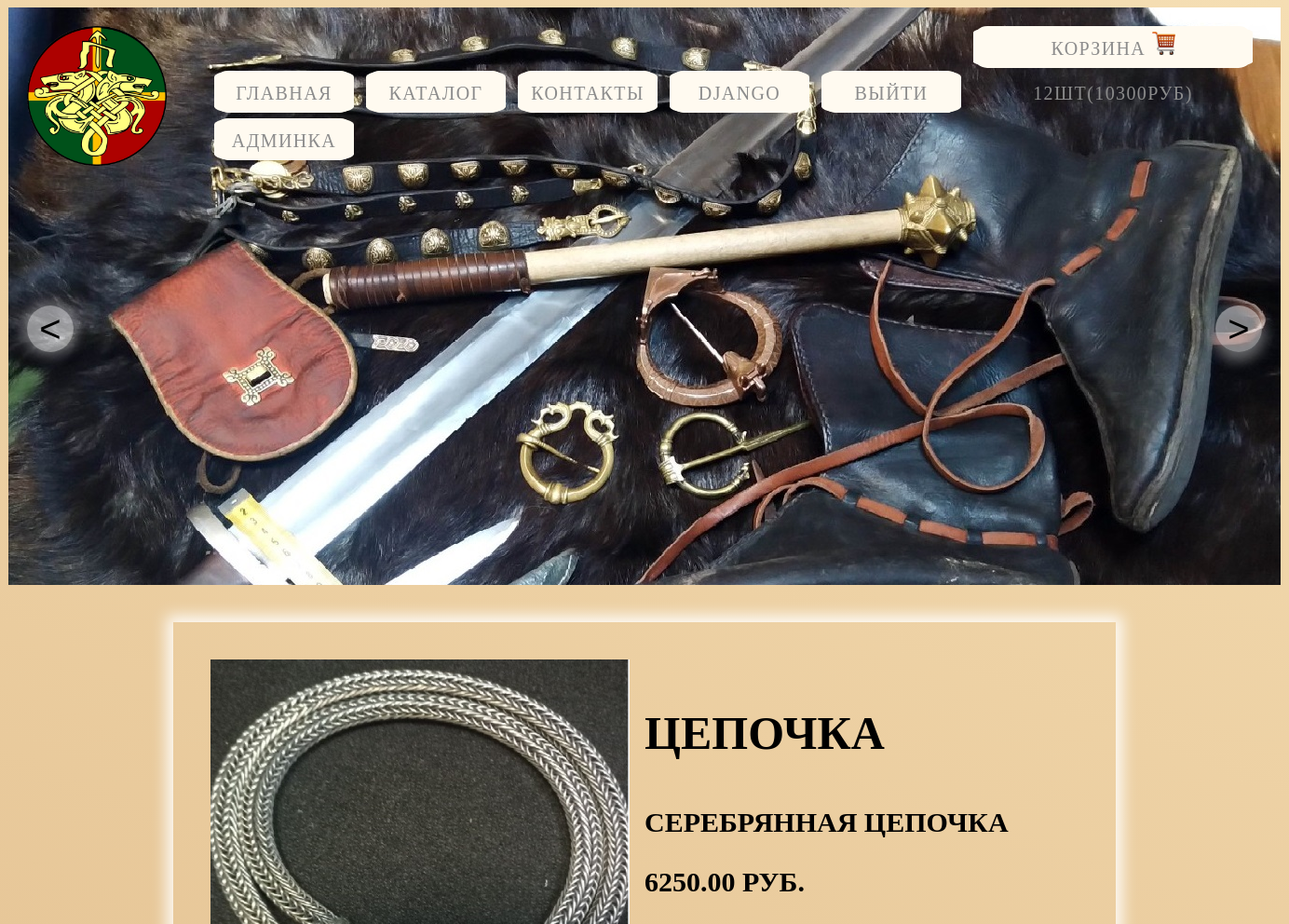
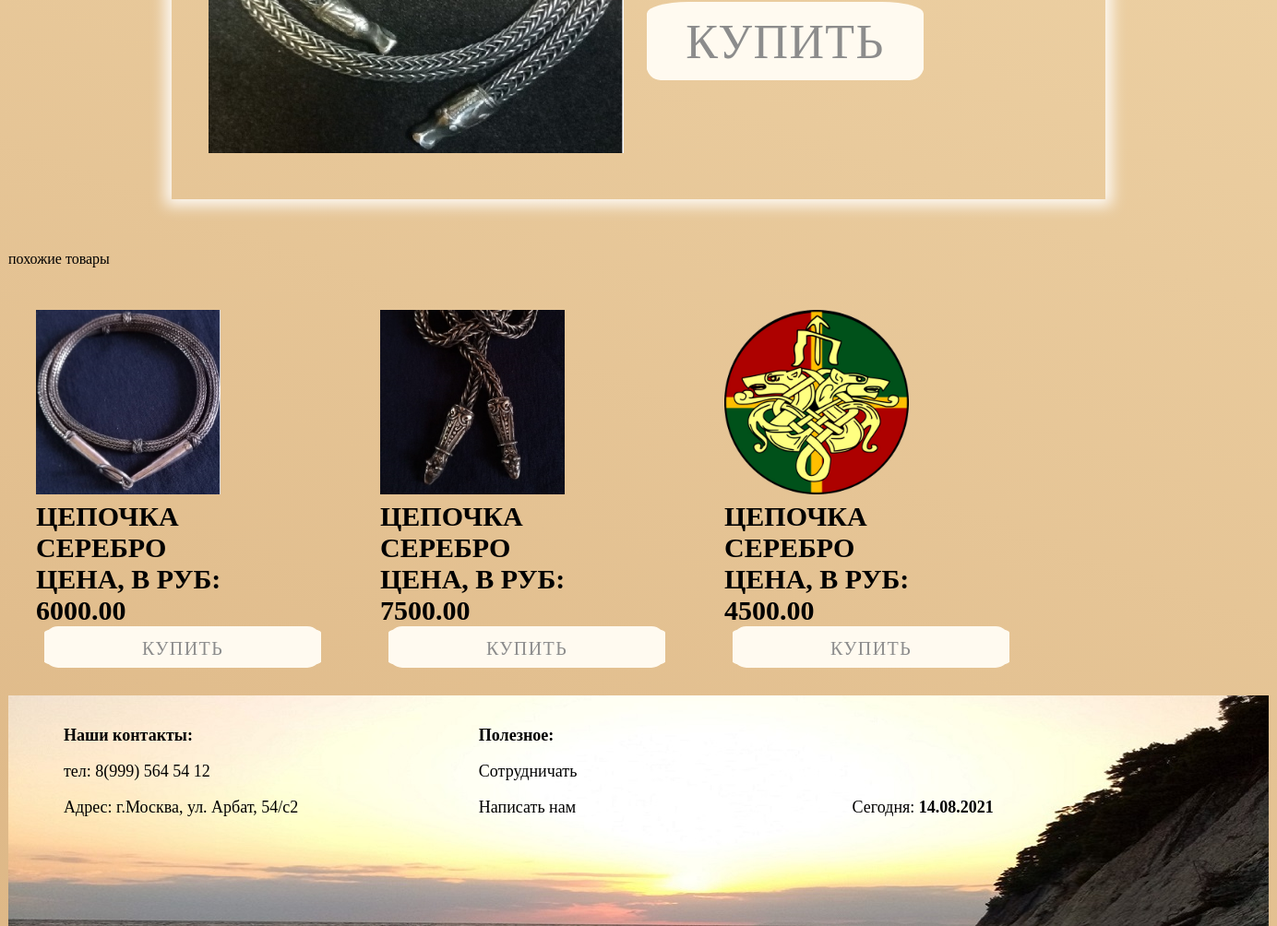
The app's page /product/1 (signed in) with its own data (2 pictures, top to bottom).
### authapp/models.py (models this page shows)
class ShopUser(AbstractUser):
    userphoto = models.ImageField(name='photo', upload_to='user_photo', default='user_photo/logo.png')
    ageuser = models.SmallIntegerField(verbose_name='возраст', name='age', blank=True, default=0)
    def col_prod(self):
        return sum(position.quantity for position in self.basketposition_set.all())
    def cost_prod(self):
        return sum(position.product.price * position.quantity for position in self.basketposition_set.all())

### basketapp/models.py (models this page shows)
class BasketPosition(models.Model):
    user = models.ForeignKey(get_user_model(), on_delete=models.CASCADE)
    product = models.ForeignKey(Product, on_delete=models.CASCADE)
    quantity = models.PositiveIntegerField(default=0)
    add_datatime = models.DateTimeField(auto_now_add=True)

### mainapp/models.py (models this page shows, shortened)
class Product(models.Model):
    category = models.ForeignKey(verbose_name='категория товара', to=CategoryProduct, on_delete=models.CASCADE)
    name = models.CharField(verbose_name='наименование', max_length=128)
    image = models.ImageField(upload_to='prodacts_photo', blank=True, default='prodacts_photo/logo.png')
    short_descr = models.CharField(verbose_name='краткое описание товара', max_length=64, blank=True)
    description = models.TextField(verbose_name='описание товара', blank=True)
    price = models.DecimalField(verbose_name='Цена', max_digits=12, decimal_places=2, default=0)
    quantity = models.IntegerField(verbose_name='количество на складе', default=0)
    is_active = models.BooleanField(default=True)

### mainapp/views.py (the view)
# urls.py: re_path(r'^product/(?P<pk>\d+)$', mainapp.page_product, name='page_product'),
def page_product(request, pk):
    related_products = related_prods(get_object_or_404(Product, pk=pk))
    context = {
        'title_page': 'каталог',
        'links_main_menu': links_main_menu,
        'categories': get_menu(),
        'products': products,
        'product': get_object_or_404(Product, pk=pk),
        'related_products': related_products,
    }
    return render(request, 'mainapp/page_product.html', context)

### mainapp/views.py (called while the page is built)
def get_menu():
    return CategoryProduct.objects.all()

def related_prods(product):
    return Product.objects.filter(category=product.category).exclude(id=product.id)[:3]

### mainapp/templates/mainapp/page_product.html
{% extends 'mainapp/base.html' %}
{% load static %}
{% block content %}
<div class="prodact_page clearfix">
    <div class="prod_page">
        <img src="/media/{{ product.image }}" class="imgprod_page" alt="Фото">
        <div class="pr_page_text">
            <p class="pr_page_name">{{ product.name }}</p>
            <p class="pr_page">{{ product.description }}</p>
            <p class="pr_page prise">{{ product.price }} руб.</p>
            <div class="basket_page"><a href="{% url 'basket:add' pk=product.pk %}" class="basketa_page linkli">Купить</a></div>
        </div>
    </div>
</div>
<div class="prodact clearfix">
    <p>похожие товары</p>
    {% for product in related_products %}
    {% include 'mainapp/includes/inc__product_in_list.html' %}
    {% endfor %}
</div>
{% endblock %}

### mainapp/templates/mainapp/base.html (shortened to what this page needs)
<!DOCTYPE html>
{% load static %}
<html>
<head>
    {% block css %}
    <link rel="stylesheet" href="{% static 'css/style.css' %}">
    {% endblock %}
</head>
<body>
    <div class="conter">
        <div class="slider clearfix" id="img1">
            <div class="clearfix">
                <div class="logod"><a href="{% url 'main:index' %}"><img class="logo" src="{% static 'img/logo.png' %}" alt="logo"></a></div>
                <div class="menu">
                    <ul class="ulmenu">
                       {% for link in links_main_menu %}
                        <li class="ullimenu">
                            <a href="{% url link.href %}" class="linkli {% if request.resolver_match.url_name == link.url_name or request.resolver_match.url_name == 'products' and link.url_name == 'catalog' %} menuactive {% endif %}">
                                {{ link.name }}
                            </a>
                        </li>
                        {% endfor %}
                        {% if user.is_authenticated %}
                        <li class="ullimenu">
                            <a href="{% url 'auth:user_profile' %}" class="linkli">
                                {{ user.first_name|default:'Пользователь' }}
                            </a>
                        </li>
                        {% endif %}
                    </ul>
                    <ul class="ulmenu">
                       <li class="ullimenu">
                            {% if user.is_authenticated %}
                                <a href="{% url 'auth:logout' %}" class="linkli">
                                    выйти
                                </a>
                            {% else %}
                                <a href="{% url 'auth:login' %}" class="linkli">
                                    войти
                                </a>
                            {% endif %}
                       </li>
                    </ul>
                    {% if user.is_authenticated %}
                    <div class="basket">
                        <a href="{% url 'basket:index' %}" class="basketa linkli">
                            Корзина
                            <img src="{% static 'img/basket.png' %}" class="basketimg" alt="Корзина">
                            {{ user.col_prod }}шт({{ user.cost_prod|floatformat:0 }}руб)
                        </a>
                    </div>
                    {% endif %}
                    {% if user.is_superuser %}
                    <ul class="ulmenuadmin">
                    <li class="ullimenu">
                            <a href="{% url 'adminapp:index' %}" class="linkli">
                                админка
                            </a>
                    </li>
                    </ul>
                    {% endif %}
                </div>
            </div>
            <button class="left">&lt;</button>
            <button class="right">&gt;</button>
        </div>
        {% block content %}
        {% endblock %}
        <div class="cln"></div>
    </div>
    {% block footer %}
    <div class="footer">
        <div class="foot">
            <p class="fp"><b>Наши контакты:</b></p>
            <p class="fp">тел: 8(999) 564 54 12</p>
            <p class="fp">Адрес: г.Москва, ул. Арбат, 54/с2</p>
        </div>
        <div class="foot">
            <p class="fp"><b>Полезное:</b></p>
            <p class="fp"><a href="#" class="foota">Сотрудничать</a></p>
            <p class="fp"><a href="#" class="foota">Написать нам</a></p>
        </div>
        <div class="date">Сегодня: <b>{% now "d.m.Y" %}</b></div>
    </div>
    {% endblock %}
</body>
</html>

### mainapp/templates/mainapp/includes/inc__product_in_list.html
<div class="prod">
    <a href="{% url 'main:page_product' pk=product.pk %}"><img src="/media/{{ product.image }}" class="imgprod" alt="Фото"></a>
    <p class="pr">{{ product.name }}</p>
    <p class="pr">{{ product.short_descr }}</p>
    <p class="pr">Цена, в руб:</p>
    <p class="pr prise">{{ product.price }}</p>
    <div class="basket"><a href="{% url 'basket:add' pk=product.pk %}" class="basketa linkli">Купить</a></div>
</div>

### static/css/style.css (style rules this page uses)
html, body { height: 100%; font-family: "19842"; background: linear-gradient(21deg, #DEB887, #F5DEB3) fixed; }
.cln { width: 100%; height: 250px; }
.conter { width: 1366px; margin: 0 auto; min-height: 100%; }
.clearfix:after { content: ""; display: table; clear: both; }
.slider { width: 100%; height: 620px; position: relative; }
#img1 { background-image: url('/static/img/img1.jpg'); }
.logo { width: 100%; height: 100%; }
.logod { margin-top: 20px; margin-left: 20px; width: 150px; height: 150px; display: inline-block; }
.menu { margin-top: 20px; margin-right: 30px; display: inline-block; float: right; }
.left { border: none; padding: 0; align-content: center; margin-left: 20px; margin-top: 140px; display: inline-block; background-color: rgba(255, 255, 255, 0.5); width: 50px; height: 50px; border-radius: 50%; font-size: 40px; box-shadow: 0 0 15px 3px rgba(255, 255, 255, 0.4); }
.right { border: none; padding: 0; align-content: center; margin-right: 20px; margin-top: 140px; display: inline-block; float: right; background-color: rgba(255, 255, 255, 0.5); width: 50px; height: 50px; border-radius: 50%; font-size: 40px; box-shadow: 0 6px 15px 3px rgba(255, 255, 255, 0.4); }
.ulmenu { display: inline-block; list-style-type: none; padding: 0; }
.ullimenu { display: inline-block; margin-left: 9px; width: 150px; height: 45px; text-align: center; background-color: floralwhite; border-radius: 15%; }
.linkli { display: block; text-decoration: none; width: 100%; height: 100%; color: #8c8c8c; font-weight: 300; letter-spacing: 1.4px; font-size: 20px; line-height: 48px; text-transform: uppercase; background-color: floralwhite; border-radius: 15px; }
.basket { display: inline-block; margin-left: 9px; width: 300px; height: 45px; text-align: center; background-color: floralwhite; border-radius: 15%; }
.prodact { width: 100%; height: 100%; text-align: justify; }
.prod { font-size: 30px; font-weight: bold; text-transform: uppercase; margin: 1em; display: inline-block; align-items: center; }
.imgprod { width: calc(1336px*15/100); height: calc(1336px*15/100); }
.pr { margin: 0; }
.footer { width: 1336px; margin: 0 auto; height: 220px; background-image: url('/static/img/footer1.jpg'); padding: 15px; margin-top: -250px; }
.foot { width: 30%; height: 100%; display: inline-block; margin-left: 2.5em; font-size: 18px; }
.foota { text-decoration: none; color: #000000; }
.date { display: inline-block; width: 30%; font-size: 18px; }
.basketimg { width:25px; height:25px; }
.basketa { display: block; text-decoration: none; width: 100%; height: 100%; color: #8c8c8c; font-weight: 300; letter-spacing: 1.4px; font-size: 20px; line-height: 48px; text-transform: uppercase; background-color: floralwhite; border-radius: 15px; }
.prodact_page { width: 80%; height: 100%; text-align: center; margin: 0 auto; }
.prod_page { font-size: 40px; font-weight: bold; text-transform: uppercase; margin: 1em; padding: 1em; display: block; box-shadow: 0 0 15px 7px rgba(255, 255, 255, 0.9); }
.imgprod_page { width: 450px; height: 450px; display: inline-block; }
.pr_page_text { display: inline-block; margin-left: 16px; width: 50%; height: 450px; float: right; }
.pr_page_name { font-size: 50px; text-align: left; }
.pr_page { font-size: 30px; text-align: left; }
.basket_page { display: inline-block; margin-left: 9px; width: 300px; height: 65px; text-align: center; background-color: floralwhite; border-radius: 15%; padding-top: 20px; float: left; }
.basketa_page { display: inline-block; text-decoration: none; width: 100%; height: 100%; color: #8c8c8c; font-weight: 300; letter-spacing: 1.4px; font-size: 52px; line-height: 48px; text-transform: uppercase; background-color: floralwhite; border-radius: 15px; }
.ulmenuadmin { display: block; list-style-type: none; padding: 0; margin-top:-10px; }

### records on screen
ShopUser: first_name "DJANGO", col_prod "12", cost_prod "10300"
Product: image (picture), name "ЦЕПОЧКА", description "СЕРЕБРЯННАЯ ЦЕПОЧКА", price "6250.00"
Product: image (picture), name "ЦЕПОЧКА", short_descr "СЕРЕБРО", price "6000.00"
Product: image (picture), name "ЦЕПОЧКА", short_descr "СЕРЕБРО", price "7500.00"
Product: image (picture), name "ЦЕПОЧКА", short_descr "СЕРЕБРО", price "4500.00"

### other values on screen
{{ link.name }} "ГЛАВНАЯ" "КАТАЛОГ" "КОНТАКТЫ"
